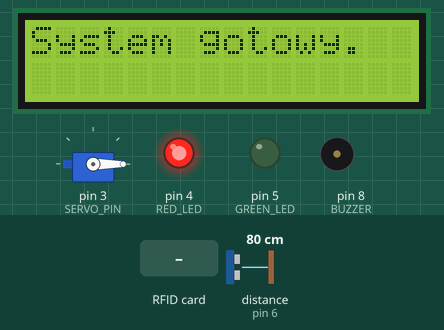
Simulated run of this sketch. Board: Arduino Uno, built with avr-gcc and run on an emulated ATmega328P. Shown: 16×2 character LCD, servo, output pins drawn as LEDs (lit = HIGH), buzzer (waves = sounding). Wiring (inferred from the names in the program): ultrasonic range finder: trigger pin 7; echo pin 6. Dashed ring = blinking. The inputs (shaded band) are chosen by the test bench; at power-on: distance to the obstacle (sensor on pin 6) 80 cm. The echo pulse lasts 58.3 µs per cm; pins used as bus, display or sensor lines are not drawn; what the sketch prints to the serial monitor is not drawn.

Above: at 1.3 s.
1.4 s: distance to the obstacle (sensor on pin 6) set to 2 cm
At 2.5 s:
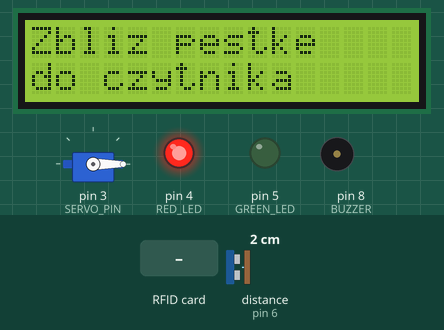
2.9 s: RFID card 5E 7A 19 C4 held to the reader
At 3.35 s:
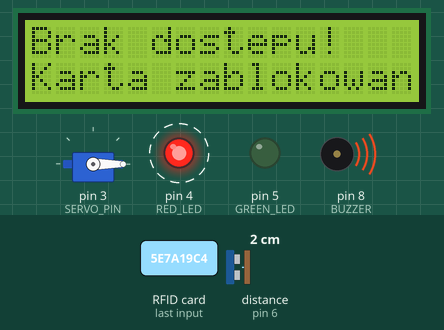
5.2 s: RFID card F7 7F 25 15 held to the reader
At 7.5 s:
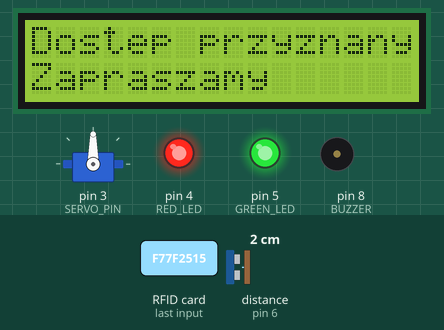
8.1 s: distance to the obstacle (sensor on pin 6) set to 35 cm
Timing chart, 0 to 11.1 s (numbered marks = the images above; inputs shaded):
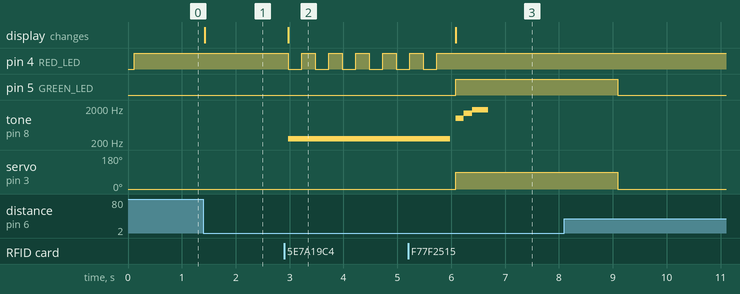

The sketch:

main.ino
```cpp
#include <SPI.h>
#include <MFRC522.h>
#include <Wire.h>
#include <LiquidCrystal_I2C.h>
#include <Servo.h>

//piny
#define SERVO_PIN 3
#define RED_LED   4
#define GREEN_LED 5
#define ECHO_PIN  6
#define TRIG_PIN  7
#define BUZZER    8
#define RST_PIN   9
#define SS_PIN    10
// MOSI -> 11, MISO -> 12, SCK -> 13

//moduły
MFRC522 mfrc522(SS_PIN, RST_PIN);
LiquidCrystal_I2C lcd(0x27, 16, 2); //upewnij się, czy LCD ma 0x27, zdarza się, że nie
Servo mojZamek; // obiekt serwomechanizmu

bool ktosWpoblizu = false;

void setup() {
  Serial.begin(9600);
  SPI.begin();
  mfrc522.PCD_Init();

  lcd.init();
  lcd.backlight();

  pinMode(GREEN_LED, OUTPUT);
  pinMode(RED_LED, OUTPUT);
  pinMode(BUZZER, OUTPUT);
  pinMode(TRIG_PIN, OUTPUT);
  pinMode(ECHO_PIN, INPUT);

  // konfiguracja serwa
  mojZamek.attach(SERVO_PIN);
  mojZamek.write(0);

  // włączenie czerwonej diody na stałe
  digitalWrite(RED_LED, HIGH);

  WyswietlCzuwanie();
}

void loop() {
  long odleglosc = MierzOdleglosc();

  // system reaguje <= 20 cm
  if (odleglosc > 0 && odleglosc <= 20) {
    if (!ktosWpoblizu) {
      WyswietlProsbe();
      ktosWpoblizu = true;
    }

    // szukanie pestki/karty RFID
    if (mfrc522.PICC_IsNewCardPresent() && mfrc522.PICC_ReadCardSerial()) {

      String odczytanyTag = "";
      for (byte i = 0; i < mfrc522.uid.size; i++) {
        odczytanyTag.concat(String(mfrc522.uid.uidByte[i] < 0x10 ? " 0" : " "));
        odczytanyTag.concat(String(mfrc522.uid.uidByte[i], HEX));
      }
      odczytanyTag.toUpperCase();
      odczytanyTag = odczytanyTag.substring(1);

      Serial.print("Zeskanowano UID: ");
      Serial.println(odczytanyTag);

      // sprawdzanie kodów (tutaj wpisz swoje kody)
      if (odczytanyTag == "F7 7F 25 15" || odczytanyTag == "03 02 33 2D" || odczytanyTag == "93 9E 40 16") {
        DostepPrzyznany();
      }
      // odmowa innych kodów
      else {
        OdmowaDostepu();
      }

      ktosWpoblizu = false;
    }

  } else {
    if (ktosWpoblizu) {
      WyswietlCzuwanie();
      ktosWpoblizu = false;
    }
  }
  delay(50);
}

//funkcje pomocniczne

long MierzOdleglosc() {
  digitalWrite(TRIG_PIN, LOW);
  delayMicroseconds(2);
  digitalWrite(TRIG_PIN, HIGH);
  delayMicroseconds(10);
  digitalWrite(TRIG_PIN, LOW);
  long czas = pulseIn(ECHO_PIN, HIGH, 20000);
  return czas * 0.034 / 2;
}

void WyswietlCzuwanie() {
  lcd.clear();
  lcd.setCursor(0, 0); lcd.print("System gotowy.");
}

void WyswietlProsbe() {
  lcd.clear();
  lcd.setCursor(0, 0); lcd.print("Zbliz pestke");
  lcd.setCursor(0, 1); lcd.print("do czytnika");
}

void DostepPrzyznany() {
  lcd.clear();
  lcd.setCursor(0, 0); lcd.print("Dostep przyznany");
  lcd.setCursor(0, 1); lcd.print("Zapraszamy");

  digitalWrite(GREEN_LED, HIGH); // zapalenie zielonej diody
  mojZamek.write(90);            // otwarcie drzwi przez serwo

  // dźwięk powitalny
  tone(BUZZER, 1000, 150); delay(150);
  tone(BUZZER, 1400, 150); delay(150);
  tone(BUZZER, 1800, 300); delay(300);

  delay(2400); // odczekuje tak żeby było 3s

  digitalWrite(GREEN_LED, LOW);  // gasi zieloną diodę
  mojZamek.write(0);             // zamykanie drzwi
  digitalWrite(RED_LED, HIGH);   // czerwona na pewno świeci
}

void OdmowaDostepu() {
  lcd.clear();
  lcd.setCursor(0, 0); lcd.print("Brak dostepu!");
  lcd.setCursor(0, 1); lcd.print("Karta zablokowana");

  tone(BUZZER, 250); //alarm

  // mruganie czerwonej diody
  for (int i = 0; i < 6; i++) {
    digitalWrite(RED_LED, LOW);
    delay(250);
    digitalWrite(RED_LED, HIGH);
    delay(250);
  }

  noTone(BUZZER); // wyłączenie dźwięku po 3 sekundach
  digitalWrite(RED_LED, HIGH); //powrót czerwonej diody
}
```

Measured:
- after the input at 1.4 s, the display: changes at once (image 1)
- after the input at 2.9 s, pin 4 (RED_LED): alternates HIGH for 0.25 s and LOW for 0.25 s, starting after 0.08 s; tone on pin 8 (BUZZER): silent → 250 Hz after 0.08 s; the display: changes after 0.08 s (image 2)
- after the input at 5.2 s, pin 5 (GREEN_LED): LOW → HIGH after 0.89 s; servo on pin 3 (SERVO_PIN): 0° → 90° after 0.89 s; the display: changes after 0.89 s (image 3)
